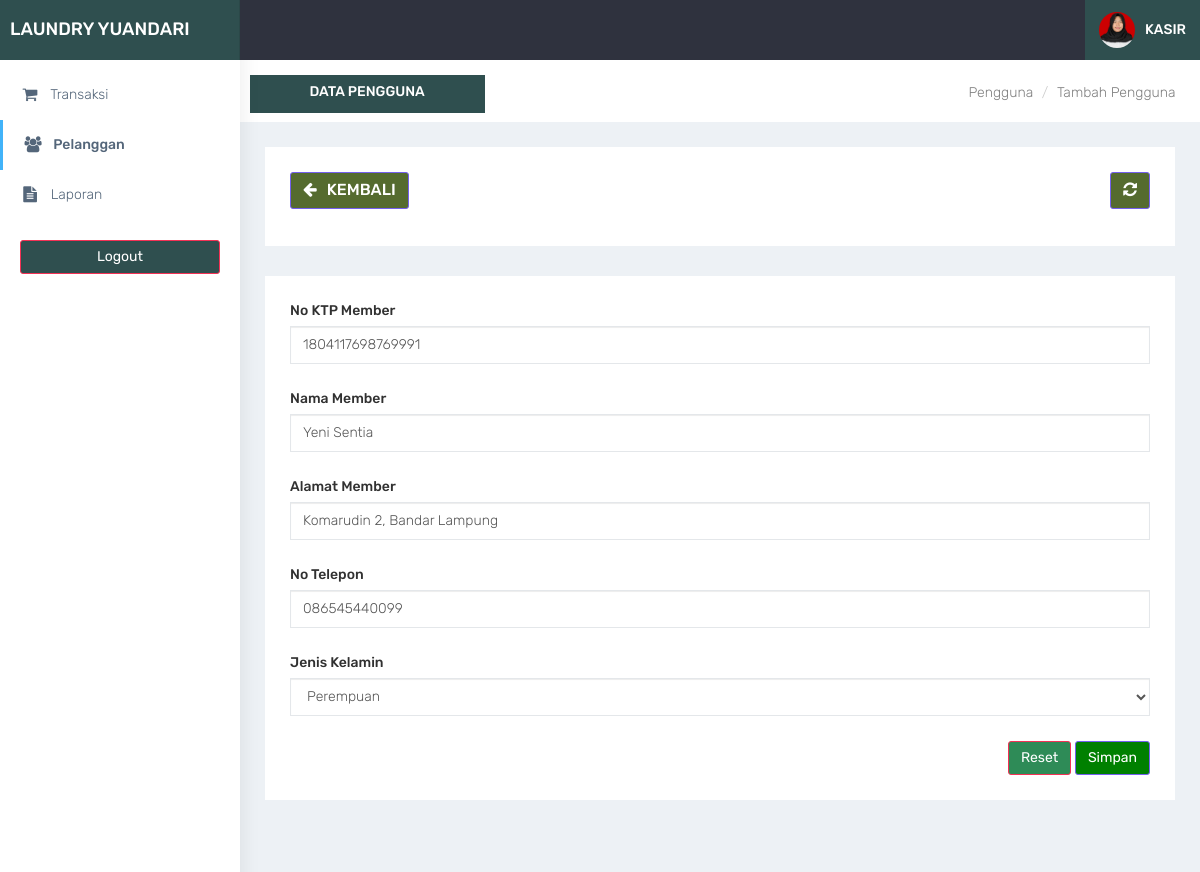
Screenshot of /kasir/pelanggan_edit.php?id=301 (signed in) with the database file from the repository.
### tables this page shows
CREATE TABLE `member` (
  `id_member` int(11) NOT NULL,
  `nama_member` varchar(100) DEFAULT NULL,
  `alamat_member` text DEFAULT NULL,
  `jenis_kelamin` enum('L','P') DEFAULT NULL,
  `telp_member` varchar(15) DEFAULT NULL,
  `no_ktp` varchar(30) DEFAULT NULL
);

### kasir/functions.php (called while the page is built, shortened)
<?php
function ambilsatubaris($conn,$query){
    $db = mysqli_query($conn,$query);
    return mysqli_fetch_assoc($db);
}
?>

### kasir/pelanggan_edit.php (the view, shortened to what this page needs)
<?php
require'functions.php';
$id_member = $_GET['id'];
$queryedit = "SELECT * FROM member WHERE id_member = '$id_member'";
$edit = ambilsatubaris($conn,$queryedit);
require'layout_header.php';
?>
<div class="container-fluid">
    <div class="row bg-title">
        <div class="col-lg-3 col-md-4 col-sm-4 col-xs-12" style="background-color:darkslategray;">
            <h4 class="page-title" align="center" style="color:white;">Data Pengguna</h4> </div>
        <div class="col-lg-9 col-sm-8 col-md-8 col-xs-12">
            <ol class="breadcrumb">
                <li><a href="outlet.php">Pengguna</a></li>
                <li><a href="#">Tambah Pengguna</a></li>
            </ol>
        </div>
    </div>
    <div class="row">
        <div class="col-md-12 col-lg-12 col-sm-12 col-xs-12">
            <div class="white-box">
                <div class="row">
                    <div class="col-md-6">
                          <a style="background-color:darkolivegreen;" href="javascript:void(0)" onclick="window.history.back();" class="btn btn-primary box-title"><i class="fa fa-arrow-left fa-fw"></i> Kembali</a>
                    </div>
                    <div class="col-md-6 text-right">
                        <button style="background-color:darkolivegreen;" id="btn-refresh" class="btn btn-primary box-title text-right" title="Refresh Data"><i class="fa fa-refresh" id="ic-refresh"></i></button>
                    </div>
                </div>
            </div>
        </div>
    </div>
    <div class="row">
        <div class="col-md-12 col-lg-12 col-sm-12 col-xs-12">
            <div class="white-box">
                <form method="post" action="">
                <div class="form-group">
                    <label>No KTP Member</label>
                    <input type="text" name="no_ktp" class="form-control" value="<?= $edit['no_ktp'] ?>">
                </div>
                <div class="form-group">
                    <label>Nama Member</label>
                    <input type="text" name="nama_member" class="form-control" value="<?= $edit['nama_member'] ?>">
                </div>
                <div class="form-group">
                    <label>Alamat Member</label>
                    <input type="text" name="alamat_member" class="form-control" value="<?= $edit['alamat_member'] ?>">
                </div>
                <div class="form-group">
                    <label>No Telepon</label>
                    <input type="text" name="telp_member" class="form-control" value="<?= $edit['telp_member'] ?>">
                </div>
                <div class="form-group">
                    <label>Jenis Kelamin</label>
                    <select name="jenis_kelamin" class="form-control">
                        <option value="P" <?php if($edit['jenis_kelamin']  == 'P'){echo "selected";} ?>>Perempuan</option>
                    </select>
                </div>
                <div class="text-right">
                    <button style="background-color:seagreen;" type="reset" class="btn btn-danger">Reset</button>
                    <button style="background-color:green;" type="submit" name="btn-simpan" class="btn btn-primary">Simpan</button>
                </div>
                </form>
            </div>
        </div>
    </div>
</div>
<?php
require'layout_footer.php';
?>

### assets/css/colors/default.css (style rules this page uses)
body { background: #fff; }

### rows the page displays
member: no_ktp "1804117698769991", nama_member "Yeni Sentia", alamat_member "Komarudin 2, Bandar Lampung", telp_member "086545440099", jenis_kelamin "Perempuan"
